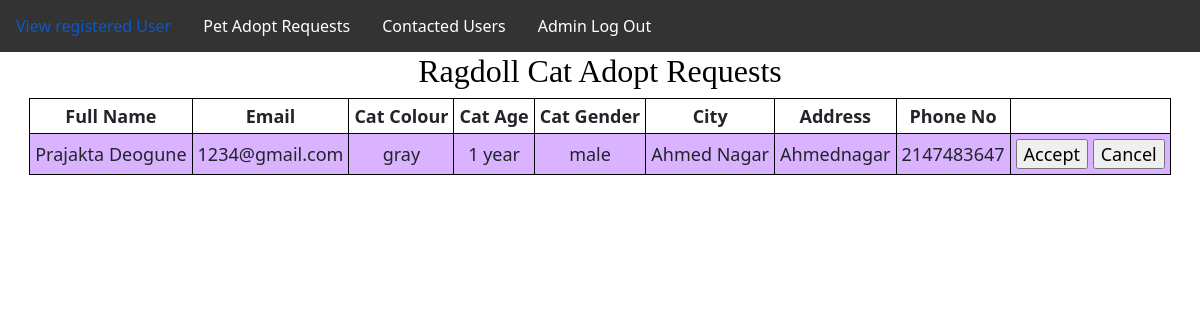
The page /manageragdollcat.php on the database its author committed.
### tables this page shows
CREATE TABLE `ragdollcat` (
  `Name` varchar(60) NOT NULL,
  `Email` varchar(50) NOT NULL,
  `Colour` varchar(20) NOT NULL,
  `Age` varchar(10) NOT NULL,
  `Gender` varchar(10) NOT NULL,
  `City` varchar(20) NOT NULL,
  `Address` varchar(70) NOT NULL,
  `Phone` int(10) NOT NULL
);

### manageragdollcat.php (the view, shortened to what this page needs)
<?php
include "db_connect.php";
include "adminnavbar.php";
$sql = "SELECT * FROM ragdollcat";
$result = $conn->query($sql);
?>
<!DOCTYPE html>
<html lang="en">
<head>
</head>
<body>
	<section>
		<h1>Ragdoll Cat Adopt Requests</h1>
		<table>
			<tr>
				<th>Full Name</th>
				<th>Email</th>
				<th>Cat Colour</th>
				<th>Cat Age</th>
				<th>Cat Gender</th>
				<th>City</th>
				<th>Address</th>
				<th>Phone No</th>
			</tr>
			<?php
				while($rows=$result->fetch_assoc())
				{
			?>
			<tr>
				<td><?php echo $rows['Name'];?></td>
				<td><?php echo $rows['Email'];?></td>
				<td><?php echo $rows['Colour'];?></td>
				<td><?php echo $rows['Age'];?></td>
				<td><?php echo $rows['Gender'];?></td>
				<td><?php echo $rows['City'];?></td>
				<td><?php echo $rows['Address'];?></td>
				<td><?php echo $rows['Phone'];?></td>
				<td>
					<input type="submit" onClick="location.href='acceptcat6requestmail.php'" value="Accept">
					<input type="submit" onClick="location.href='cancelcat6requestmail.php'" value="Cancel">
				</td>
			</tr>
			<?php
				}
			?>
		</table>
	</section>
</body>
</html>

### manageragdollcat.php (style rules this page uses)
table { margin: 0 auto; font-size: large; border: 1px solid black; }
h1 { text-align: center; color: #000000; font-size: xx-large; font-family: 'Gill Sans', 'Gill Sans MT', ' Calibri', 'Trebuchet MS', 'sans-serif'; }
td { background-color: #d9b3ff; border: 1px solid black; }
th, td { font-weight: bold; border: 1px solid black; padding: 5px; text-align: center; }
td { font-weight: lighter; }

### rows shown on the page
ragdollcat: Name "Prajakta Deogune", Email "1234@gmail.com", Colour "gray", Age "1 year", Gender "male", City "Ahmed Nagar", Address "Ahmednagar", Phone "2147483647"
